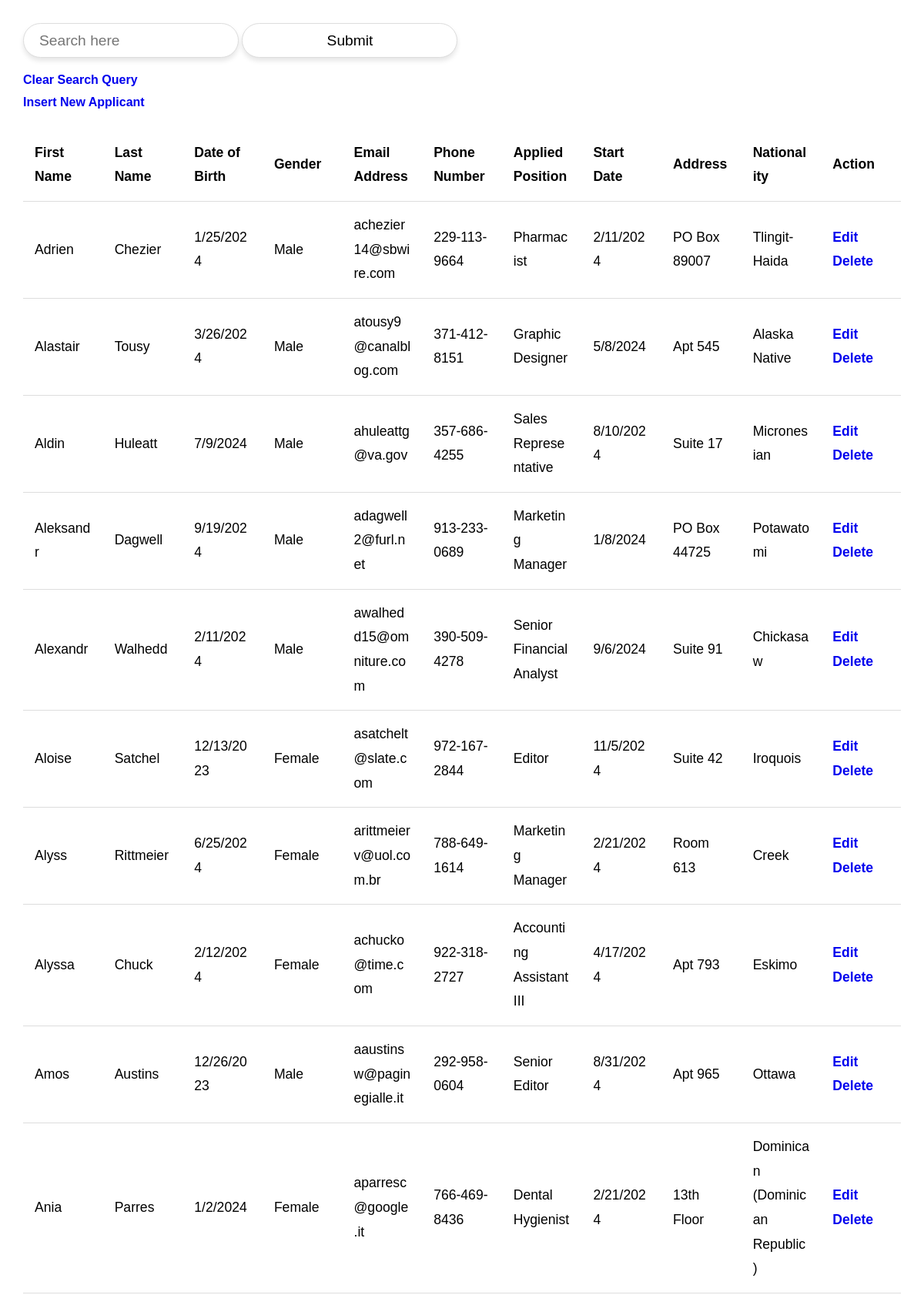
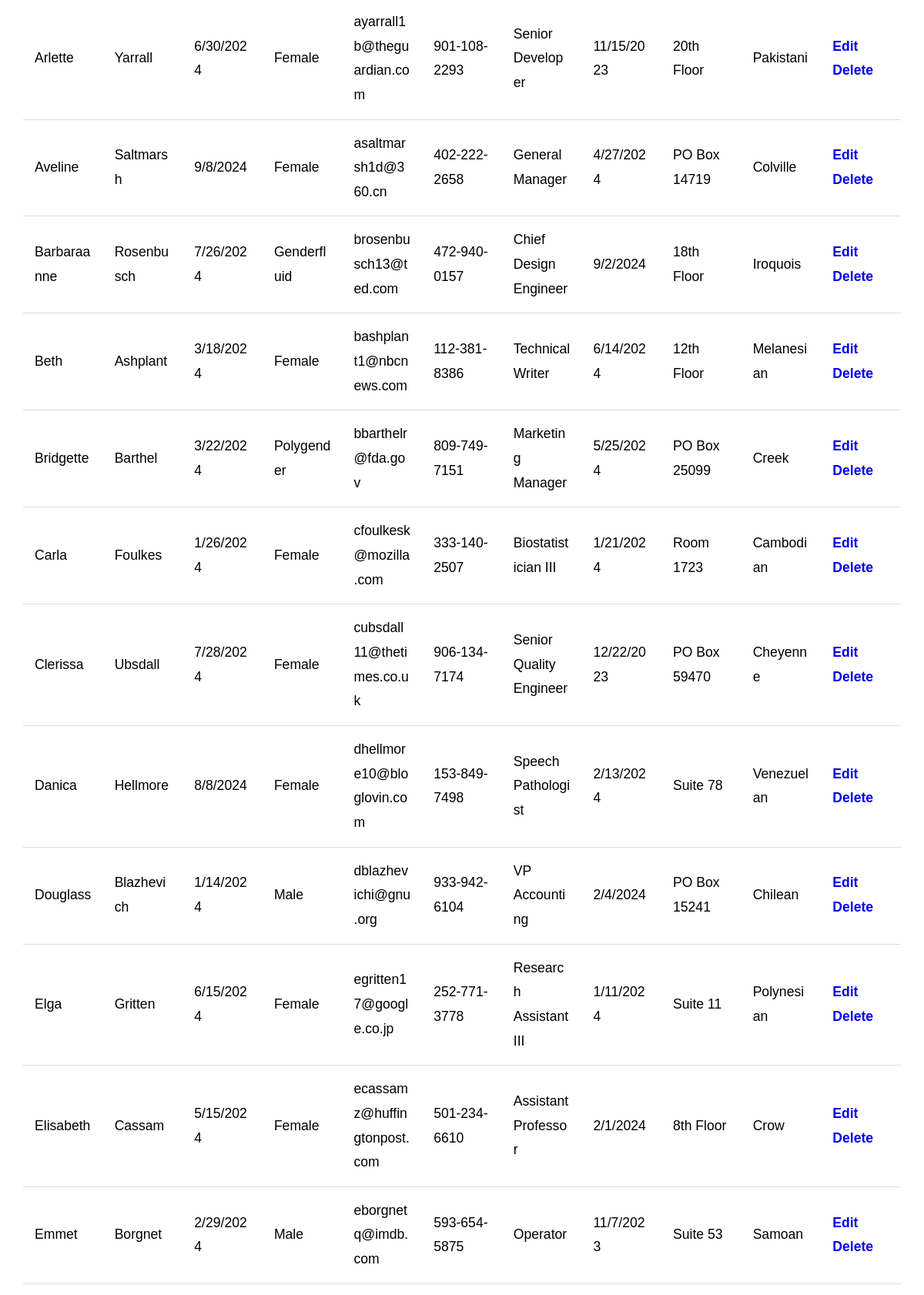
The page / (upper part) on the database its author committed (2 pictures, top to bottom).
### tables this page shows
create table search_users_data (
	id INT AUTO_INCREMENT PRIMARY KEY,
	first_name VARCHAR(255),
	last_name VARCHAR(255),
    birth_date VARCHAR(255),
	gender VARCHAR(255),
	email_address VARCHAR(255),
    phone_number VARCHAR (20),
    applied_position VARCHAR(255),
    start_date VARCHAR(255),
	address VARCHAR(255),
	nationality VARCHAR(255),
	date_added TIMESTAMP DEFAULT CURRENT_TIMESTAMP
);

### core/models.php (called while the page is built, shortened)
<?php
function getAllUsers($pdo) {
    $sql = "SELECT * FROM search_users_data ORDER BY first_name ASC";
    $stmt = $pdo->prepare($sql);
    $stmt->execute();
    return $stmt->fetchAll();
}
?>

### index.php (the view, shortened to what this page needs)
<?php require_once 'core/dbConfig.php'; ?>
<?php require_once 'core/models.php'; ?>
<!DOCTYPE html>
<html lang="en">
<head>
    <link rel="stylesheet" href="css/styles.css">
</head>
<body>
	<form action="<?php echo htmlspecialchars($_SERVER['PHP_SELF']);?>" method="GET">
		<input type="text" name="searchInput" placeholder="Search here">
		<input type="submit" name="searchBtn">
	</form>
	<p><a href="index.php">Clear Search Query</a></p>
	<p><a href="insert.php">Insert New Applicant</a></p>
	<table style="width:100%; margin-top: 20px;">
		<tr>
			<th>First Name</th>
			<th>Last Name</th>
			<th>Date of Birth</th>
			<th>Gender</th>
			<th>Email Address</th>
			<th>Phone Number</th>
			<th>Applied Position</th>
			<th>Start Date</th>
			<th>Address</th>
            <th>Nationality</th>
			<th>Action</th>
		</tr>
		<?php if (!isset($_GET['searchBtn'])) { ?>
			<?php $getAllUsers = getAllUsers($pdo); ?>
				<?php foreach ($getAllUsers as $row) { ?>
					<tr>
						<td><?php echo $row['first_name']; ?></td>
						<td><?php echo $row['last_name']; ?></td>
						<td><?php echo $row['birth_date']; ?></td>
						<td><?php echo $row['gender']; ?></td>
						<td><?php echo $row['email_address']; ?></td>
						<td><?php echo $row['phone_number']; ?></td>
						<td><?php echo $row['applied_position']; ?></td>
						<td><?php echo $row['start_date']; ?></td>
						<td><?php echo $row['address']; ?></td>
						<td><?php echo $row['nationality']; ?></td>
						<td>
							<a href="edit.php?id=<?php echo $row['id']; ?>">Edit</a>
							<a href="delete.php?id=<?php echo $row['id']; ?>">Delete</a>
						</td>
					</tr>
			<?php } ?>
		<?php } ?>
	</table>
</body>
</html>

### css/styles.css (style rules this page uses)
* { margin: 0; padding: 0; box-sizing: border-box; word-wrap: break-word; }
body { font-family: "Verdana", sans-serif; line-height: 1.8; padding: 30px; max-width: 100vw; overflow-x: hidden; }
input { font-size: 1.2em; height: 45px; width: 100%; max-width: 280px; padding: 0 20px; border: 1px solid #ddd; border-radius: 25px; background-color: #fff; box-shadow: 0 4px 6px rgba(0, 0, 0, 0.1); transition: all 0.3s ease; margin-bottom: 15px; }
table { width: 100%; margin-top: 30px; border-collapse: collapse; table-layout: fixed; }
th, td { padding: 15px; text-align: left; font-size: 1.1em; word-wrap: break-word; }
th { font-weight: bold; }
td { background-color: #fff; border-top: 1px solid #ddd; }
a { text-decoration: none; font-weight: bold; }

### rows shown on the page
search_users_data: first_name "Adrien", last_name "Chezier", birth_date "1/25/2024", gender "Male", email_address "achezier14@sbwire.com", phone_number "229-113-9664", applied_position "Pharmacist", start_date "2/11/2024", address "PO Box 89007", nationality "Tlingit-Haida"
search_users_data: first_name "Alastair", last_name "Tousy", birth_date "3/26/2024", gender "Male", email_address "atousy9@canalblog.com", phone_number "371-412-8151", applied_position "Graphic Designer", start_date "5/8/2024", address "Apt 545", nationality "Alaska Native"
search_users_data: first_name "Aldin", last_name "Huleatt", birth_date "7/9/2024", gender "Male", email_address "ahuleattg@va.gov", phone_number "357-686-4255", applied_position "Sales Representative", start_date "8/10/2024", address "Suite 17", nationality "Micronesian"
search_users_data: first_name "Aleksandr", last_name "Dagwell", birth_date "9/19/2024", gender "Male", email_address "adagwell2@furl.net", phone_number "913-233-0689", applied_position "Marketing Manager", start_date "1/8/2024", address "PO Box 44725", nationality "Potawatomi"
search_users_data: first_name "Alexandr", last_name "Walhedd", birth_date "2/11/2024", gender "Male", email_address "awalhedd15@omniture.com", phone_number "390-509-4278", applied_position "Senior Financial Analyst", start_date "9/6/2024", address "Suite 91", nationality "Chickasaw"
search_users_data: first_name "Aloise", last_name "Satchel", birth_date "12/13/2023", gender "Female", email_address "asatchelt@slate.com", phone_number "972-167-2844", applied_position "Editor", start_date "11/5/2024", address "Suite 42", nationality "Iroquois"
search_users_data: first_name "Alyss", last_name "Rittmeier", birth_date "6/25/2024", gender "Female", email_address "arittmeierv@uol.com.br", phone_number "788-649-1614", applied_position "Marketing Manager", start_date "2/21/2024", address "Room 613", nationality "Creek"
search_users_data: first_name "Alyssa", last_name "Chuck", birth_date "2/12/2024", gender "Female", email_address "achucko@time.com", phone_number "922-318-2727", applied_position "Accounting Assistant III", start_date "4/17/2024", address "Apt 793", nationality "Eskimo"
search_users_data: first_name "Amos", last_name "Austins", birth_date "12/26/2023", gender "Male", email_address "aaustinsw@paginegialle.it", phone_number "292-958-0604", applied_position "Senior Editor", start_date "8/31/2024", address "Apt 965", nationality "Ottawa"
search_users_data: first_name "Ania", last_name "Parres", birth_date "1/2/2024", gender "Female", email_address "aparresc@google.it", phone_number "766-469-8436", applied_position "Dental Hygienist", start_date "2/21/2024", address "13th Floor", nationality "Dominican (Dominican Republic)"
search_users_data: first_name "Arlette", last_name "Yarrall", birth_date "6/30/2024", gender "Female", email_address "ayarrall1b@theguardian.com", phone_number "901-108-2293", applied_position "Senior Developer", start_date "11/15/2023", address "20th Floor", nationality "Pakistani"
search_users_data: first_name "Aveline", last_name "Saltmarsh", birth_date "9/8/2024", gender "Female", email_address "asaltmarsh1d@360.cn", phone_number "402-222-2658", applied_position "General Manager", start_date "4/27/2024", address "PO Box 14719", nationality "Colville"
search_users_data: first_name "Barbaraanne", last_name "Rosenbusch", birth_date "7/26/2024", gender "Genderfluid", email_address "brosenbusch13@ted.com", phone_number "472-940-0157", applied_position "Chief Design Engineer", start_date "9/2/2024", address "18th Floor", nationality "Iroquois"
search_users_data: first_name "Beth", last_name "Ashplant", birth_date "3/18/2024", gender "Female", email_address "bashplant1@nbcnews.com", phone_number "112-381-8386", applied_position "Technical Writer", start_date "6/14/2024", address "12th Floor", nationality "Melanesian"
search_users_data: first_name "Bridgette", last_name "Barthel", birth_date "3/22/2024", gender "Polygender", email_address "bbarthelr@fda.gov", phone_number "809-749-7151", applied_position "Marketing Manager", start_date "5/25/2024", address "PO Box 25099", nationality "Creek"
search_users_data: first_name "Carla", last_name "Foulkes", birth_date "1/26/2024", gender "Female", email_address "cfoulkesk@mozilla.com", phone_number "333-140-2507", applied_position "Biostatistician III", start_date "1/21/2024", address "Room 1723", nationality "Cambodian"
search_users_data: first_name "Clerissa", last_name "Ubsdall", birth_date "7/28/2024", gender "Female", email_address "cubsdall11@thetimes.co.uk", phone_number "906-134-7174", applied_position "Senior Quality Engineer", start_date "12/22/2023", address "PO Box 59470", nationality "Cheyenne"
search_users_data: first_name "Danica", last_name "Hellmore", birth_date "8/8/2024", gender "Female", email_address "dhellmore10@bloglovin.com", phone_number "153-849-7498", applied_position "Speech Pathologist", start_date "2/13/2024", address "Suite 78", nationality "Venezuelan"
search_users_data: first_name "Douglass", last_name "Blazhevich", birth_date "1/14/2024", gender "Male", email_address "dblazhevichi@gnu.org", phone_number "933-942-6104", applied_position "VP Accounting", start_date "2/4/2024", address "PO Box 15241", nationality "Chilean"
search_users_data: first_name "Elga", last_name "Gritten", birth_date "6/15/2024", gender "Female", email_address "egritten17@google.co.jp", phone_number "252-771-3778", applied_position "Research Assistant III", start_date "1/11/2024", address "Suite 11", nationality "Polynesian"
search_users_data: first_name "Elisabeth", last_name "Cassam", birth_date "5/15/2024", gender "Female", email_address "ecassamz@huffingtonpost.com", phone_number "501-234-6610", applied_position "Assistant Professor", start_date "2/1/2024", address "8th Floor", nationality "Crow"
search_users_data: first_name "Emmet", last_name "Borgnet", birth_date "2/29/2024", gender "Male", email_address "eborgnetq@imdb.com", phone_number "593-654-5875", applied_position "Operator", start_date "11/7/2023", address "Suite 53", nationality "Samoan"
